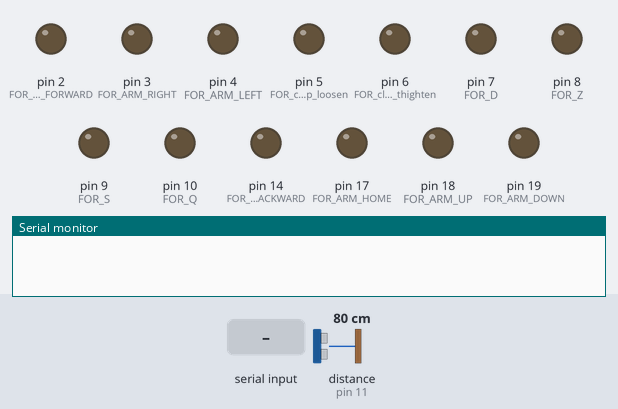
This sketch was run on a simulated Arduino Uno, built with avr-gcc and run on an emulated ATmega328P. On the bench: output pins drawn as LEDs (lit = HIGH), the last lines printed to the serial monitor. Inputs (shaded band) come from the test bench; at power-on: distance to the obstacle (sensor on pin 11) 80 cm. The echo pulse lasts 58.3 µs per cm.

Above: at 1.2 s.
1.3 s: "s" received over Serial
At 1.9 s:
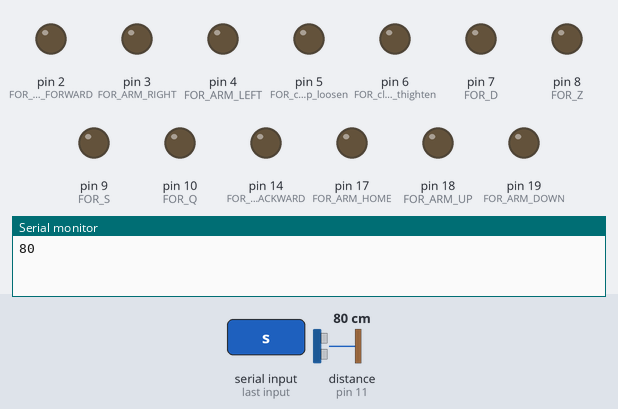
2.8 s: byte 114 (114) received over Serial
At 4.0 s:
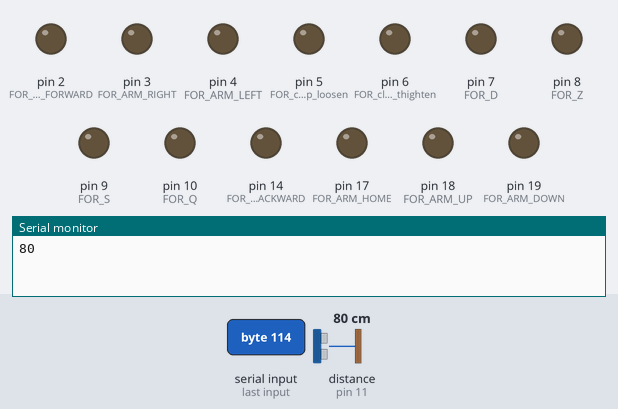
4.3 s: byte 102 (102) received over Serial
At 5.2 s:
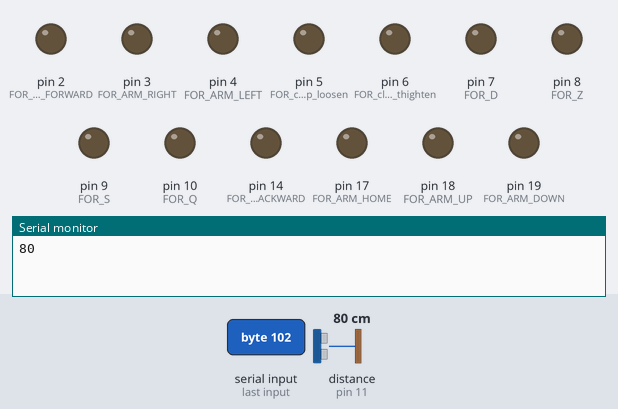
5.8 s: byte 116 (116) received over Serial
At 6.3 s:
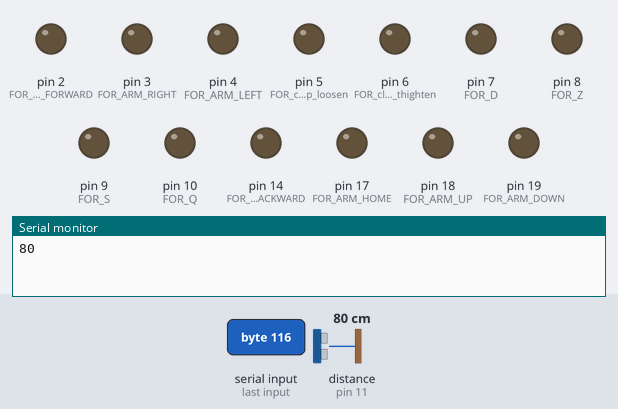
7.3 s: byte 103 (103) received over Serial
At 8.5 s:
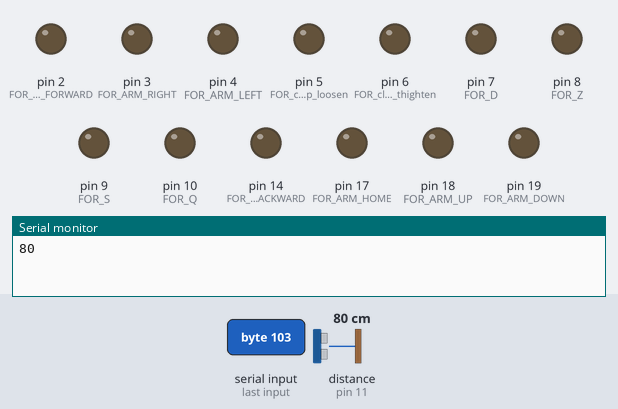
8.8 s: byte 109 (109) received over Serial
At 9.8 s:
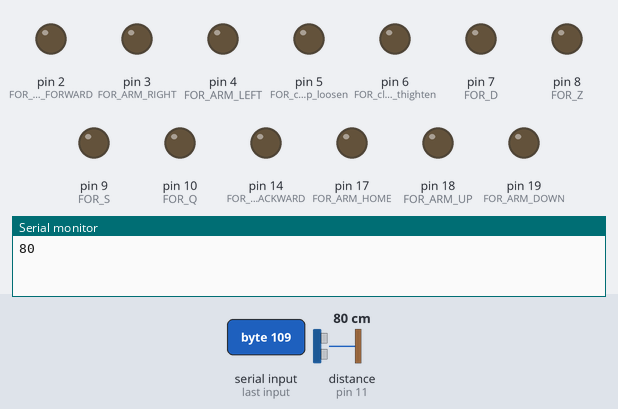
Timing chart, 0 to 11.3 s (numbered marks = the images above; inputs shaded):
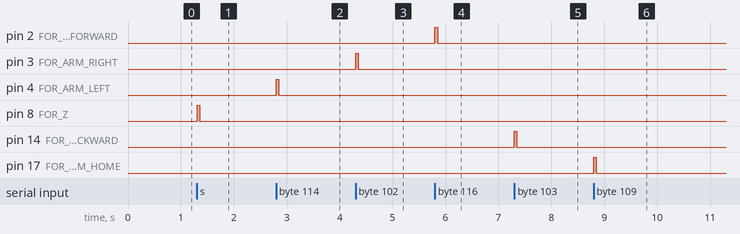

Measured:
- after the input at 1.3 s, pin 8 (FOR_Z): LOW → HIGH at once, → LOW 0.05 s later
- after the input at 2.8 s, pin 4 (FOR_ARM_LEFT): LOW → HIGH at once, → LOW 0.05 s later
- after the input at 4.3 s, pin 3 (FOR_ARM_RIGHT): LOW → HIGH at once, → LOW 0.05 s later
- after the input at 5.8 s, pin 2 (FOR_ARM_FORWARD): LOW → HIGH at once, → LOW 0.05 s later
- after the input at 7.3 s, pin 14 (FOR_ARM_BACKWARD): LOW → HIGH at once, → LOW 0.05 s later
- after the input at 8.8 s, pin 17 (FOR_ARM_HOME): LOW → HIGH at once, → LOW 0.05 s later

The sketch:

PantherArduino.ino
```cpp
#include <Ultrasonic.h>

Ultrasonic ultrasonic(12,11); // 11 echo, 12 trig

int incomingByte = 0; // for incoming serial data

long time;


void setup() {
  Serial.begin(115200);

  pinMode(13, INPUT);
  pinMode(10, OUTPUT); //FOR Q
  pinMode(9, OUTPUT); //FOR S
  pinMode(8, OUTPUT); //FOR Z
  pinMode(7, OUTPUT); //FOR D
  pinMode(6, OUTPUT); //FOR clamp thighten
  pinMode(5, OUTPUT); //FOR clamp loosen
  pinMode(4, OUTPUT); //FOR ARM LEFT
  pinMode(3, OUTPUT); //FOR ARM RIGHT
  pinMode(2, OUTPUT); //FOR ARM FORWARD
  pinMode(14, OUTPUT); //FOR ARM BACKWARD
  pinMode(15, OUTPUT); // FOR wirst left
  pinMode(16, OUTPUT);  // FOR wirst right
  pinMode(17, OUTPUT); //FOR ARM HOME
  pinMode(18, OUTPUT); //FOR ARM UP
  pinMode(19, OUTPUT); //FOR ARM DOWN
}


void loop() {
 if (Serial.available() > 0) {
    // read the incoming byte:
    incomingByte = Serial.read();

    if (incomingByte == 115){ //FOR Z
      Serial.println(ultrasonic.read());
      digitalWrite(8,HIGH);
      delay(50);
      digitalWrite(8,LOW);
    }
    if (incomingByte == 113){ //FOR Q
      Serial.println(ultrasonic.read());
      digitalWrite(10,HIGH);
      delay(50);
      digitalWrite(10,LOW);
    }
    if (incomingByte == 122){ //FOR S
      Serial.println(ultrasonic.read());
      digitalWrite(9,HIGH);
      delay(50);
      digitalWrite(9,LOW);
    }
    if (incomingByte == 100){ // FOR D
      Serial.println(ultrasonic.read());
      digitalWrite(7,HIGH);
      delay(50);
      digitalWrite(7,LOW);
    }
    if (incomingByte == 97){ // a
      digitalWrite(6,HIGH);
      delay(50);
      digitalWrite(6,LOW);
    }
    if (incomingByte == 101){ // e
      digitalWrite(5,HIGH);
      delay(50);
      digitalWrite(5,LOW);
    }
    if (incomingByte == 114){ // FOR 4
      digitalWrite(4,HIGH);
      delay(50);
      digitalWrite(4,LOW);
    }
    if (incomingByte == 102){ // FOR 6
      digitalWrite(3,HIGH);
      delay(50);
      digitalWrite(3,LOW);
    }
    if (incomingByte == 116){ // FOR ARM FORWARD
      digitalWrite(2,HIGH);
      delay(50);
      digitalWrite(2,LOW);
    }
    if (incomingByte == 103){ // FOR ARM BACKWARD
      digitalWrite(14,HIGH);
      delay(50);
      digitalWrite(14,LOW);
    }
    if (incomingByte == 121){ // FOR wirst left
      digitalWrite(15,HIGH);
      delay(50);
      digitalWrite(15,LOW);
    }
    if (incomingByte == 104){ // FOR wirst right
      digitalWrite(16,HIGH);
      delay(50);
      digitalWrite(16,LOW);
    }
    if (incomingByte == 109){ // FOR ARM HOME
      digitalWrite(17,HIGH);
      delay(50);
      digitalWrite(17,LOW);
    }
    if (incomingByte == 117){ // FOR ARM HOME
      digitalWrite(18,HIGH);
      delay(50);
      digitalWrite(18,LOW);
    }
    if (incomingByte == 106){ // FOR ARM HOME
      digitalWrite(19,HIGH);
      delay(50);
      digitalWrite(19,LOW);
    }
  }
}
```
